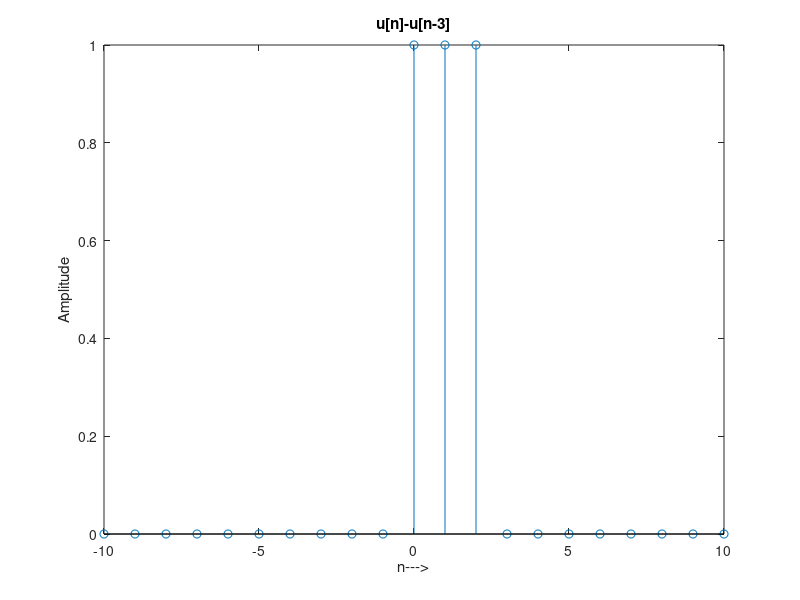

This chart was generated by the following MATLAB code:
close all;
clear all;
clc;
n = -10:10;
u1 = n >= 0;
u2 = n >= 3;
u = u1-u2;
stem(n,u);
title('u[n]-u[n-3]');
xlabel('n--->');
ylabel('Amplitude')
